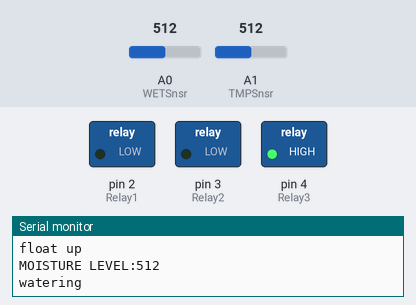
This sketch was run on a simulated Arduino Uno, built with avr-gcc and run on an emulated ATmega328P. On the bench: switched loads named in the sketch (green lamp = pin HIGH), the last lines printed to the serial monitor. Inputs (shaded band) come from the test bench; at power-on: A1 (TMPSnsr) = 512, A0 (WETSnsr) = 512.

Above: at 4.8 s.
4.9 s: A1 (TMPSnsr) set to 166
9.9 s: A1 (TMPSnsr) set to 144
At 14.1 s:
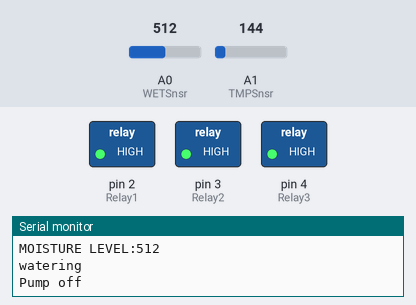
18.5 s: A0 (WETSnsr) set to 362
23.5 s: A0 (WETSnsr) set to 334
At 24.3 s:
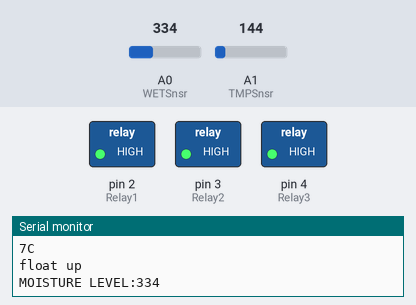
28.5 s: A0 (WETSnsr) set to 360
At 30.8 s:
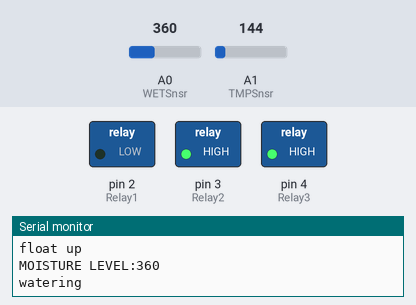
36.5 s: A0 (WETSnsr) set to 340
At 37.4 s:
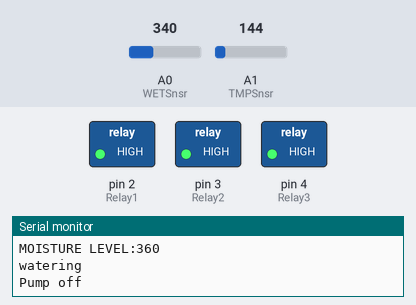
Timing chart, 0 to 39.5 s (numbered marks = the images above; inputs shaded):
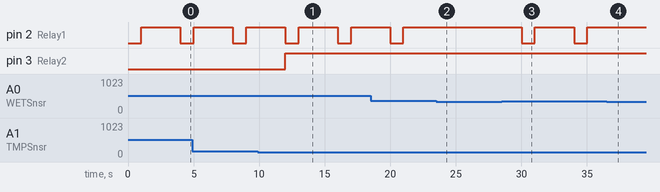

Measured:
- the behaviour switches between 160 and 159 on A1 (TMPSnsr) (found by bisection; images 0 and 1)
- after the input at 9.9 s, pin 3 (Relay2): LOW → HIGH after 2.1 s
- after the input at 23.5 s, pin 2 (Relay1): stays HIGH (without the input it goes to LOW after 0.51 s)
- after the input at 28.5 s, pin 2 (Relay1): alternates HIGH for 3.0 s and LOW for 1.0 s, starting after 1.5 s
- after the input at 36.5 s, pin 2 (Relay1): stays HIGH (without the input it goes to LOW after 1.5 s)
- by itself, pin 2 (Relay1): alternates HIGH for 3.0 s and LOW for 1.0 s

The sketch:

1chnl_plant_water_v3.ino
```cpp
int Relay1 = 2;
int WETSnsr = A0;
int TMPSnsr = A1;
int Relay2 = 3;
int Relay3 = 4;


#define FLOAT_SENSOR 1

void setup() {
  Serial.begin(9600);
  pinMode(Relay1, OUTPUT);
  pinMode(Relay2, OUTPUT);
 pinMode (Relay3, OUTPUT);
  pinMode(WETSnsr, INPUT);
 pinMode (TMPSnsr, INPUT);
  pinMode(FLOAT_SENSOR, INPUT_PULLUP);


  digitalWrite(Relay1, HIGH);
  digitalWrite (Relay2,HIGH);
  digitalWrite (Relay3,HIGH);


}
void loop() {

int Cels;
    int Temp = analogRead(TMPSnsr);
    Serial.println (Temp);
  int MVolts = (Temp)*(5000/1023);
   Cels = ((MVolts-500)/10);
 Serial.print(Cels);
 Serial.println ("C");


   if (Cels > 13)
   {

     digitalWrite(Relay2, LOW);
   }
   else
   {
    digitalWrite(Relay2, HIGH);
   }


    if(digitalRead(FLOAT_SENSOR) == HIGH)
  {
    Serial.println("float up");
    RunPump();
  }
  else
{
  Serial.println("Float Down");
}


  delay(2000);
}


void TempSensor()
{


 digitalWrite(Relay2, LOW);
 }


void RunPump()
{


   int ML=analogRead(WETSnsr);
   Serial.print("MOISTURE LEVEL:");
  Serial.println(ML);
  if (ML > 350)
  {
    digitalWrite(Relay1, LOW);
    Serial.println("watering");
    delay(1000);
    digitalWrite(Relay1, HIGH);
    Serial.println("Pump off");
    delay(1000);

  }

}
```
